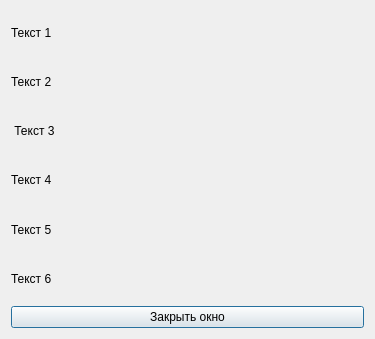
<?xml version="1.0" encoding="UTF-8"?>
<ui version="4.0">
 <class>TextWindow</class>
 <widget class="QDialog" name="TextWindow">
  <property name="geometry">
   <rect>
    <x>0</x>
    <y>0</y>
    <width>375</width>
    <height>339</height>
   </rect>
  </property>
  <property name="windowTitle">
   <string>Dialog</string>
  </property>
  <layout class="QGridLayout" name="gridLayout">
   <item row="1" column="0">
    <widget class="QLabel" name="label_2">
     <property name="text">
      <string>Текст 2</string>
     </property>
    </widget>
   </item>
   <item row="2" column="0">
    <widget class="QLabel" name="label_3">
     <property name="text">
      <string> Текст 3</string>
     </property>
    </widget>
   </item>
   <item row="4" column="0">
    <widget class="QLabel" name="label_5">
     <property name="text">
      <string>Текст 5</string>
     </property>
    </widget>
   </item>
   <item row="0" column="0">
    <widget class="QLabel" name="label">
     <property name="text">
      <string>Текст 1</string>
     </property>
    </widget>
   </item>
   <item row="5" column="0">
    <widget class="QLabel" name="label_6">
     <property name="text">
      <string>Текст 6</string>
     </property>
    </widget>
   </item>
   <item row="3" column="0">
    <widget class="QLabel" name="label_4">
     <property name="text">
      <string>Текст 4</string>
     </property>
    </widget>
   </item>
   <item row="6" column="0">
    <widget class="QPushButton" name="pushButton">
     <property name="sizePolicy">
      <sizepolicy hsizetype="Minimum" vsizetype="Fixed">
       <horstretch>0</horstretch>
       <verstretch>0</verstretch>
      </sizepolicy>
     </property>
     <property name="text">
      <string>Закрыть окно</string>
     </property>
    </widget>
   </item>
  </layout>
 </widget>
 <resources/>
 <connections/>
</ui>
